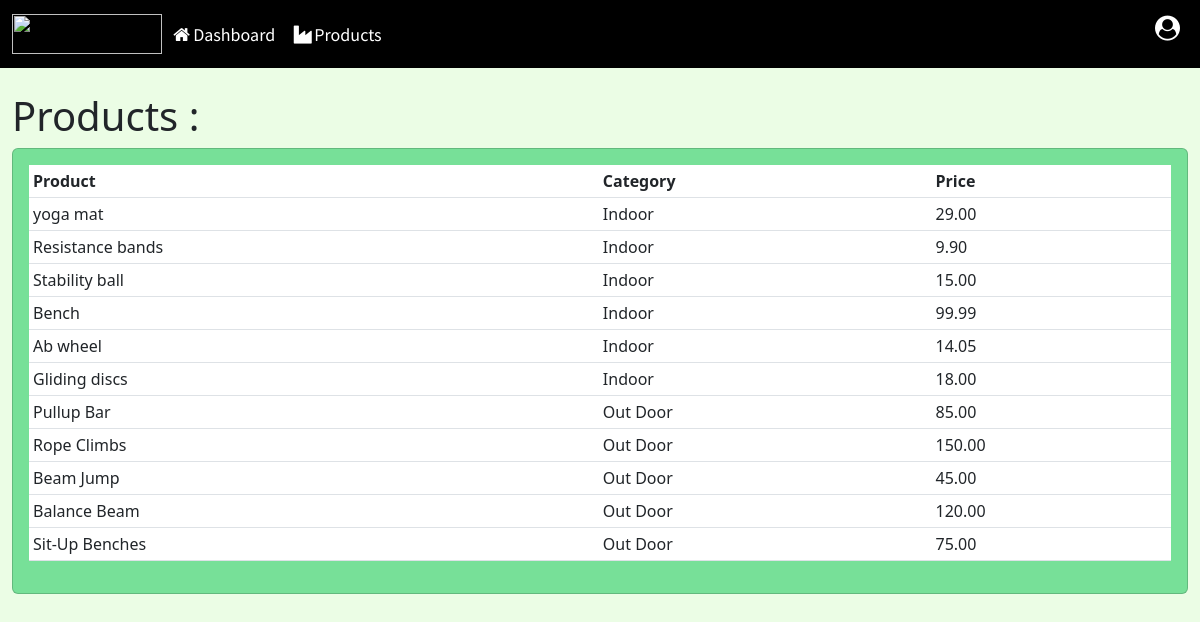
Screenshot of /products/ with the database file from the repository.
### accounts/models.py (models this page shows, shortened)
class Product(models.Model):
    CATEGORY = (
        ("Indoor", "Indoor"),
        ("Out Door", "Out Door"),
    )
    name = models.CharField(max_length=200, null=True)
    price = models.FloatField(null=True)
    category = models.CharField(max_length=200, null=True, choices=CATEGORY)
    description = models.CharField(max_length=200, null=True)
    date_created = models.DateTimeField(auto_now_add=True, null=True)
    tags = models.ManyToManyField(Tag)

### accounts/views.py (the view)
# urls.py: path('products/', views.products, name="products"),
def products(request):
    products = Product.objects.all()
    context = {"products": products}
    return render(request, "Products.html", context)

### templates/Products.html (shortened to what this page needs)
{% extends "Main.html" %}
{% load static %}
{% block content %}
	<br>
	<div class="container-fluid">
		<div class="row">
			<div class="col-md">
				<h5 class="display-6">Products :</h5>
				<div class="card card-body" id="table">
					<table class="table table-sm" >
						<tr>
							<th>Product</th>
							<th>Category</th>
							<th>Price</th>
						</tr>
						{% for product in products %}
							<tr id="product-row">
								<td>{{ product.name }}</td>
								<td>{{ product.category }}</td>
								<td>{{ product.price|floatformat:2 }}</td>
							</tr>
						{% endfor %}
					</table>
				</div>
			</div>
		</div>
	</div>
{% endblock %}

### static/styles/main.css (style rules this page uses)
body { background-color: #ebfde5; }
#table { background-color: #77e098 }

### rows the page displays
Product: name "yoga mat", category "Indoor", price "29.00"
Product: name "Resistance bands", category "Indoor", price "9.90"
Product: name "Stability ball", category "Indoor", price "15.00"
Product: name "Bench", category "Indoor", price "99.99"
Product: name "Ab wheel", category "Indoor", price "14.05"
Product: name "Gliding discs", category "Indoor", price "18.00"
Product: name "Pullup Bar", category "Out Door", price "85.00"
Product: name "Rope Climbs", category "Out Door", price "150.00"
Product: name "Beam Jump", category "Out Door", price "45.00"
Product: name "Balance Beam", category "Out Door", price "120.00"
Product: name "Sit-Up Benches", category "Out Door", price "75.00"
